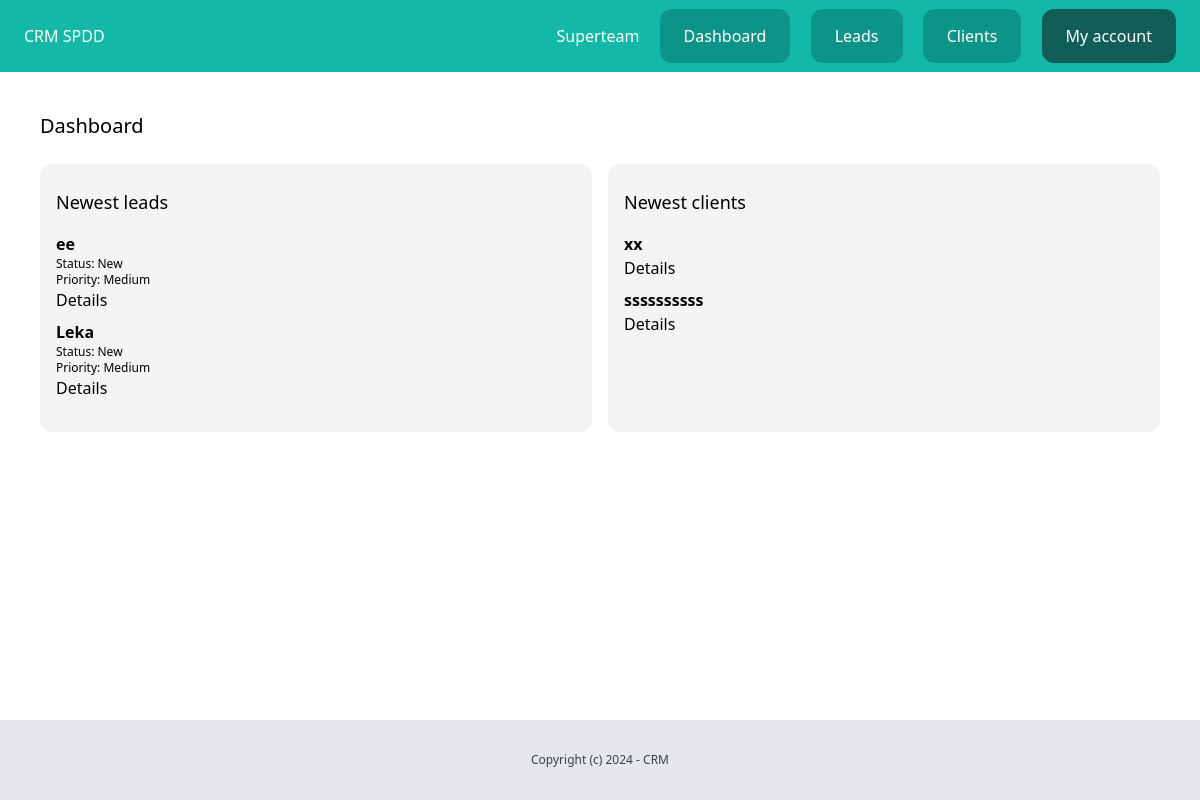
Page /dashboard/ (signed in) on the earlier database version.
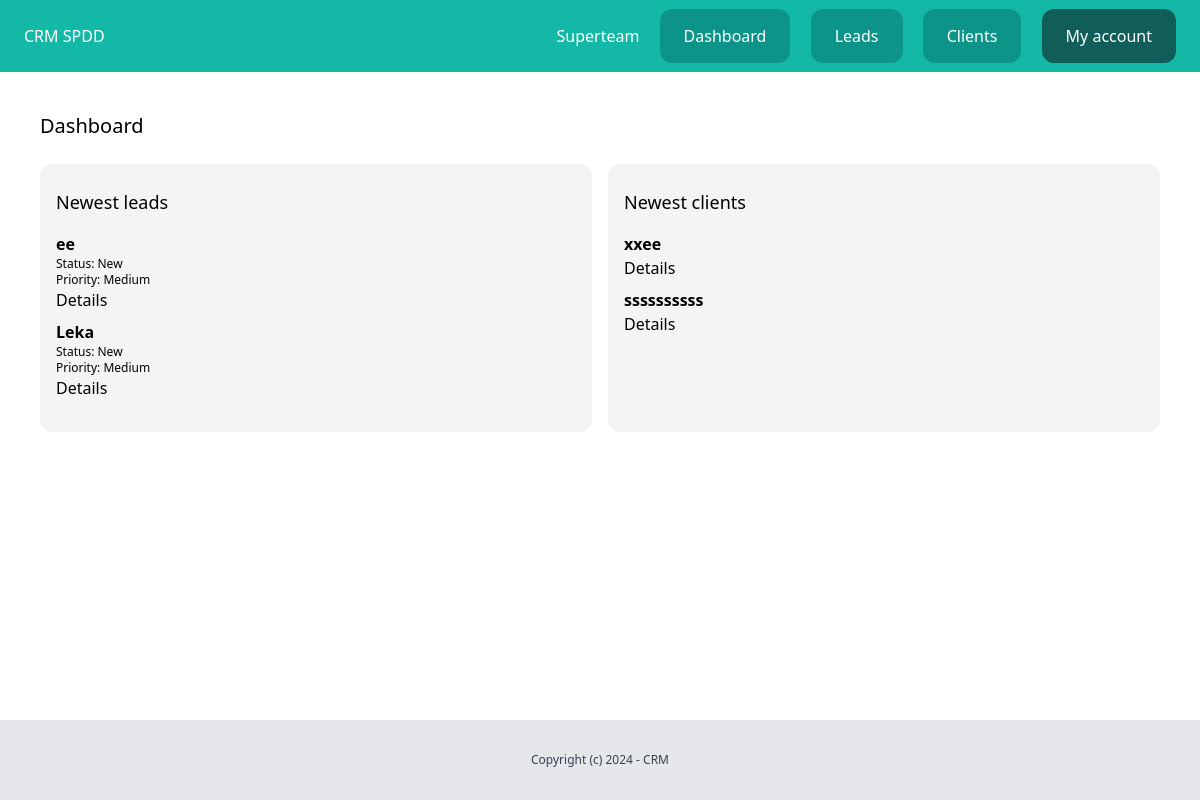
Same page on the later database version.
### client/models.py (models this page shows, shortened)
class Client(models.Model):
    team = models.ForeignKey(Team, related_name='clients', on_delete=models.CASCADE)
    name = models.CharField(max_length=255)
    email = models.EmailField()
    description = models.TextField(blank=True, null=True)
    created_by = models.ForeignKey(User, related_name = 'clients', on_delete = models.CASCADE)
    created_at = models.DateTimeField(auto_now_add = True)
    modified_at = models.DateTimeField(auto_now = True)
    class Meta:
        ordering = ('-created_at',)

### dashboard/views.py (the view)
# urls.py: path('dashboard/', include('userprofile.urls')),
@login_required
def dashboard(request):
    team = request.user.userprofile.get_active_team()
    leads = lead.objects.filter(team=team, converted_to_client=False).order_by('-created_at')[0:5]
    clients = Client.objects.filter(team=team).order_by('-created_at')[0:5]
    return render(request, 'dashboard/dashboard.html', {
        'leads': leads,
        'clients': clients,
    })

### team/context_processors.py (called while the page is built)
def active_team(request):
    if request.user.is_authenticated:
        active_team = request.user.userprofile.get_active_team()
        if not active_team:
            active_team = Team.objects.filter(created_by=request.user)[0]
    else:
        active_team = None
    return {'active_team': active_team}

### userprofile/models.py (called while the page is built)
    def get_active_team(self):
        if self.active_team:
            return self.active_team
        else:
            return Team.objects.filter(members__in=[self.user.id]).first()

### dashboard/templates/dashboard/dashboard.html (shortened to what this page needs)
{% extends 'core/base.html' %}
{% block content %}
<div class="py-6 px-6">
    <h1 class="mb-6 text-xl">Dashboard</h1>
    <div class="flex space-x-4">
        <div class="w-1/2 px-4 py-6 bg-gray-100 rounded-xl leads" style="width: 100%;">
            <h2 class="mb-4 text-lg">Newest leads</h2>
            {% for lead in leads %}
                <div class="mb-2 lead">
                    <h3 class="font-semibold">{{ lead.name }}</h3>
                    <p class="text-xs">Status: {{ lead.get_status_display }}</p>
                    <p class="text-xs">Priority: {{ lead.get_priority_display }}</p>
                    <a href="{% url 'leads:detail' lead.pk %}">Details</a>
                </div>
            {% empty %}
                <p class="text-gray-500 mb-4">No leads available at the moment!</p>
                <a href="{% url 'leads:add' %}" class="inline-block py-4 px-6 bg-teal-600 rounded-xl text-white">Add Lead</a>
            {% endfor %}
        </div>
        <div class="w-1/2 px-4 py-6 bg-gray-100 rounded-xl clients" style="width: 100%;">
            <h2 class="mb-4 text-lg">Newest clients</h2>
            {% for client in clients %}
                <div class="mb-2 client">
                    <h3 class="font-semibold">{{ client.name }}</h3>
                    <a href="{% url 'clients:detail' client.pk %}">Details</a>
                </div>
            {% empty %}
                <p class="text-gray-500 mb-4">No clients available at the moment!</p>
                <a href="{% url 'clients:add' %}" class="inline-block py-4 px-6 bg-teal-600 rounded-xl text-white">Add Client</a>
            {% endfor %}
        </div>
    </div>
</div>
{% endblock %}

Differences in the rows shown:
changed Client: name "xx" → "xxee"
